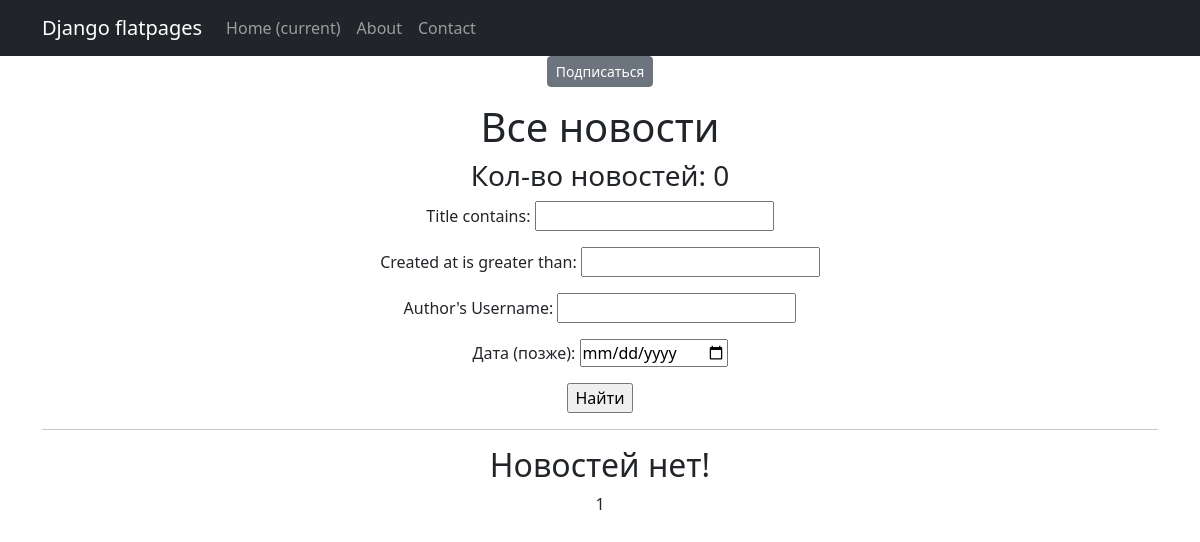
Before: /news/categories/1/ (signed in) with the older database file.
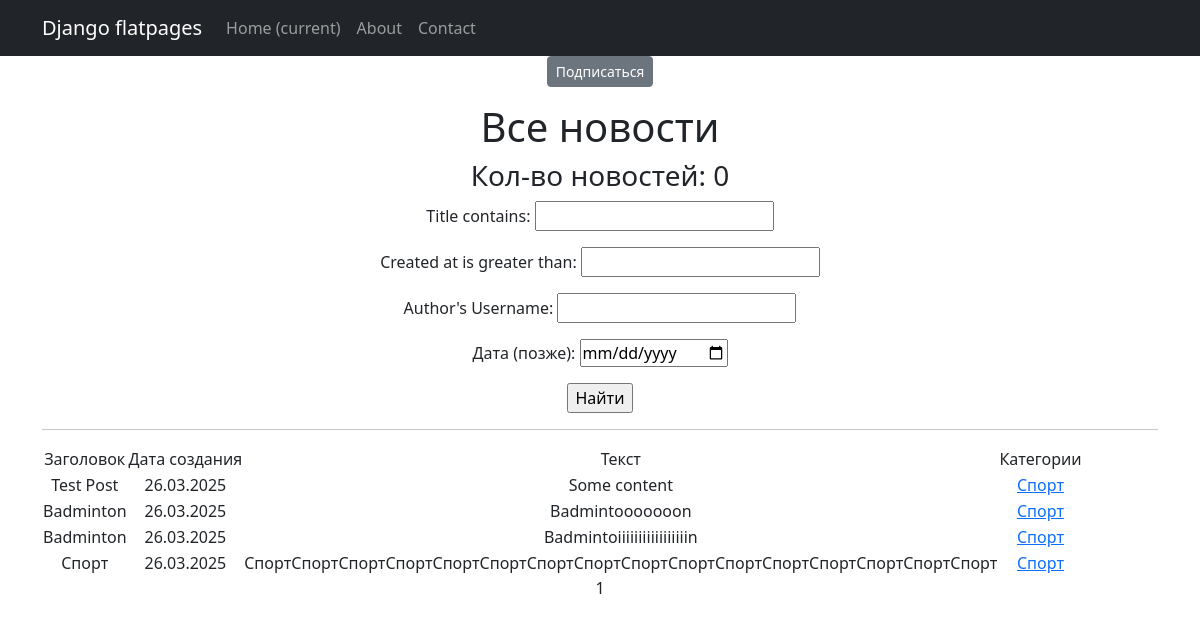
After: the same page with the newer database file.
### news/models.py (models this page shows, shortened)
class Post(models.Model):
    ARTICLE = 'AR'
    NEWS = 'NW'
    POST_TYPES = [
        (ARTICLE, 'статья'),
        (NEWS, 'новость'),
    ]
    post_type = models.CharField(max_length=2, choices=POST_TYPES, default=ARTICLE)
    created_at = models.DateTimeField(auto_now_add=True)
    title = models.CharField(max_length=255)
    text = models.TextField()
    rating = models.IntegerField(default=0)
    author = models.ForeignKey(Author, on_delete=models.CASCADE, related_name="posts")
    categories = models.ManyToManyField(Category, through='PostCategory')

class Category(models.Model):
    name = models.CharField(max_length=255, unique=True)
    subscribers = models.ManyToManyField(User, related_name="categories", blank=True, null=True)
    def __str__(self):
        return self.name  # .title()

### news/views.py (the view)
# urls.py: path('categories/<int:pk>/', CategoryListView.as_view(), name='category_list'),
class CategoryListView(PostsList):
    model = Post
    template_name = 'news/category_list.html'
    context_object_name = 'category_news_list'
    def get_queryset(self):
        self.category = get_object_or_404(Category, id=self.kwargs['pk'])
        queryset = Post.objects.filter(categories=self.category).order_by('-created_at')
        return queryset
    def get_context_data(self, **kwargs):
        context = super().get_context_data(**kwargs)
        context['is_not_subscriber'] = self.request.user not in self.category.subscribers.all()
        context['category'] = self.category
        return context

### news/templatetags/custom_filters.py (called while the page is built)
@register.filter()
def censor(text):
    if not isinstance(text, str):
        return text
    def replace(match):
        word = match.group(0)
        return word[0] + '*' * (len(word) - 1)
    pattern = r'\b(' + '|'.join(re.escape(word) for word in PROFANITY) + r')\b'
    return re.sub(pattern, replace, text, flags=re.IGNORECASE)

### news/views.py (called while the page is built)
    def get_context_data(self, **kwargs):
        context = super().get_context_data(**kwargs)
        context['filterset'] = PostFilter(self.request.GET, queryset=self.get_queryset())
        context['is_not_author'] = not self.request.user.groups.filter(name='authors').exists()
        return context

### templates/news/category_list.html (shortened to what this page needs)
{% extends 'flatpages/default.html' %}
{% load custom_filters %}
{% load custom_tags %}
{% block content %}
    {% if is_not_subscriber %}
        <p class="text-center"><a href="{% url 'subscribe' category.id %}" class="btn btn-secondary btn-sm">Подписаться</a></p>
    {% endif %}
    <h1>Все новости</h1>
    <h3>Кол-во новостей: {{ posts|length }}</h3>
    <form action="" method="get">
       {{ filterset.form.as_p }}
       <input type="submit" value="Найти" />
   </form>
    <hr>
    {% if category_news_list %}
        <table>
        <tr>
            <td>Заголовок</td>
            <td>Дата создания</td>
            <td>Текст</td>
            <td>Категории</td>
        </tr>
        {% for post in category_news_list %}
        <tr>
            <td>{{ post.title|censor }}</td>
            <td>{{ post.created_at|date:'d.m.Y' }}</td>
            <td>{{ post.text|truncatewords:20|censor }}</td>
            <td>
                {% for category in post.categories.all %}
                    <a href="{% url 'category_list' category.id %}">{{ category }}</a>
                {% endfor %}
            </td>
        </tr>
        {% endfor %}
        </table>
    {% else %}
        <h2>Новостей нет!</h2>
    {% endif %}
    {{ page_obj.number }}
{% endblock content %}

### templates/flatpages/default.html (shortened to what this page needs)
<!DOCTYPE html>
<html lang="en">
<head>
    {% load static %}
    <link href="{% static 'css/styles.css' %}" rel="stylesheet"/>
</head>
<body>
<nav class="navbar navbar-expand-lg navbar-dark bg-dark static-top">
    <div class="container">
        <a class="navbar-brand" href="#">Django flatpages</a>
        <div class="collapse navbar-collapse" id="navbarResponsive">
            <ul class="navbar-nav ml-auto">
                <li class="nav-item active">
                    <a class="nav-link" href="#">Home
                        <span class="sr-only">(current)</span>
                    </a>
                </li>
                <li class="nav-item">
                    <a class="nav-link" href="/about/">About</a>
                </li>
                <li class="nav-item">
                    <a class="nav-link" href="/contacts/">Contact</a>
                </li>
            </ul>
        </div>
    </div>
</nav>
<div class="container">
    <div class="row">
        <div class="col-lg-12 text-center">
            {% block content %}{% endblock content %}
        </div>
    </div>
</div>
</body>
</html>

Changed rows visible on the page:
added Post: title|censor "Test Post", created_at "26.03.2025", text|censor "Some content"
now on this page (row unchanged): Category: name "Спорт"
added Post: title|censor "Badminton", created_at "26.03.2025", text|censor "Badmintooooooon"
added Post: title|censor "Badminton", created_at "26.03.2025", text|censor "Badmintoiiiiiiiiiiiiiiiiin"
added Post: title|censor "Спорт", created_at "26.03.2025", text|censor "СпортСпортСпортСпортСпортСпортСпортСпортСпортСпортСпортСпортСпортСпортСпортСпорт"
Other visible differences:
text no longer shown: "Новостей нет!"
text now shown: "Заголовок Дата создания Текст Категории"
